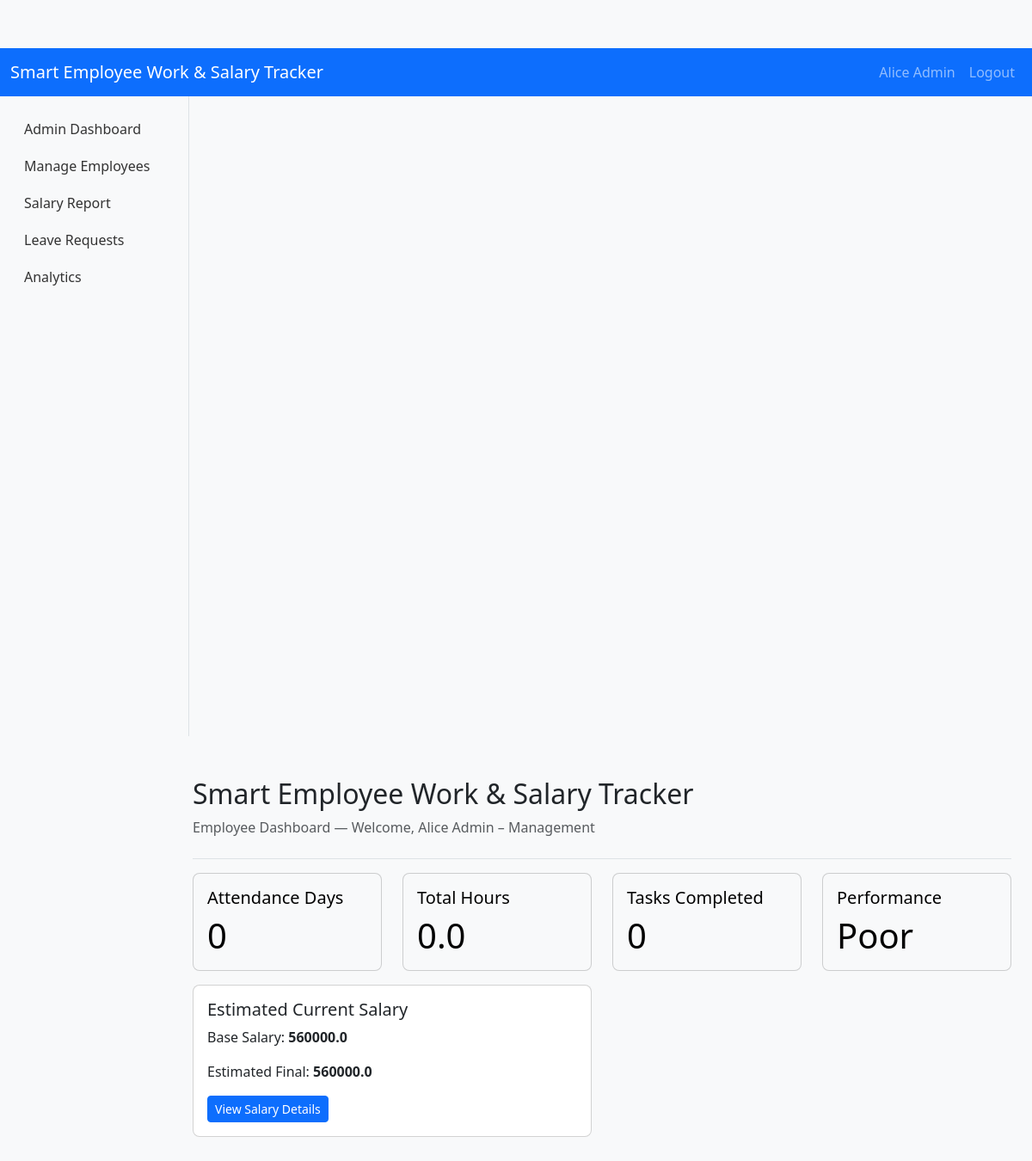
/dashboard (signed in), run on the app's committed database.
### tables this page shows
CREATE TABLE Employees (
        id INTEGER PRIMARY KEY AUTOINCREMENT,
        employee_id TEXT UNIQUE,
        name TEXT,
        email TEXT,
        password TEXT,
        department TEXT,
        role TEXT,
        base_salary REAL
    );

### app.py (the view)
@app.route('/dashboard')
@login_required
def dashboard():
    emp_id = current_user.employee_id
    rows = query_db('SELECT COUNT(DISTINCT date) AS days FROM Attendance WHERE employee_id = ?', (emp_id,), one=True)
    attendance_days = rows['days'] if rows else 0
    rows = query_db('SELECT SUM(total_hours) AS hours FROM Attendance WHERE employee_id = ?', (emp_id,), one=True)
    total_hours = rows['hours'] if rows and rows['hours'] else 0.0
    rows = query_db('SELECT SUM(tasks_completed) AS tasks FROM WorkLogs WHERE employee_id = ?', (emp_id,), one=True)
    tasks_completed = rows['tasks'] if rows and rows['tasks'] else 0
    performance = compute_performance_rating(tasks_completed)
    emp_row = query_db('SELECT base_salary, name, department FROM Employees WHERE employee_id = ?', (emp_id,), one=True)
    base_salary = emp_row['base_salary'] if emp_row else 0.0
    department = emp_row['department'] if emp_row else ''
    estimated_salary = base_salary + (attendance_days * ATTENDANCE_BONUS) + (tasks_completed * PERFORMANCE_BONUS)
    return render_template('dashboard.html',
                           name=current_user.name,
                           department=department,
                           attendance_days=attendance_days,
                           total_hours=total_hours,
                           tasks_completed=tasks_completed,
                           performance=performance,
                           estimated_salary=estimated_salary,
                           base_salary=base_salary)

### app.py (called while the page is built)
def get_db():
    db = getattr(g, '_database', None)
    if db is None:
        db = g._database = sqlite3.connect(DB_PATH)
        db.row_factory = sqlite3.Row
    return db

@app.teardown_appcontext
def close_connection(exception):
    db = getattr(g, '_database', None)
    if db is not None:
        db.close()

def query_db(query, args=(), one=False):
    cur = get_db().execute(query, args)
    rv = cur.fetchall()
    cur.close()
    return (rv[0] if rv else None) if one else rv

@login_manager.user_loader
def load_user(user_id):
    return User.get_by_id(user_id)

def compute_performance_rating(total_tasks):
    if total_tasks <= 10:
        return 'Poor'
    elif total_tasks <= 25:
        return 'Average'
    elif total_tasks <= 40:
        return 'Good'
    else:
        return 'Excellent'

    @staticmethod
    def get_by_id(id_):
        row = query_db('SELECT * FROM Employees WHERE id = ?', (id_,), one=True)
        if row:
            return User(row['id'], row['employee_id'], row['name'], row['email'], row['role'])
        return None

### templates/dashboard.html
{% extends 'base.html' %}
{% block content %}
<div class="pt-3 pb-2 mb-3 border-bottom">
  <h1 class="h2">Smart Employee Work & Salary Tracker</h1>
  <p class="text-muted">Employee Dashboard — Welcome, {{ name }} &ndash; {{ department }}</p>
</div>
<div class="row">
  <div class="col-md-3">
    <div class="card text-bg-light mb-3">
      <div class="card-body">
        <h5 class="card-title">Attendance Days</h5>
        <p class="card-text display-6">{{ attendance_days }}</p>
      </div>
    </div>
  </div>
  <div class="col-md-3">
    <div class="card text-bg-light mb-3">
      <div class="card-body">
        <h5 class="card-title">Total Hours</h5>
        <p class="card-text display-6">{{ total_hours }}</p>
      </div>
    </div>
  </div>
  <div class="col-md-3">
    <div class="card text-bg-light mb-3">
      <div class="card-body">
        <h5 class="card-title">Tasks Completed</h5>
        <p class="card-text display-6">{{ tasks_completed }}</p>
      </div>
    </div>
  </div>
  <div class="col-md-3">
    <div class="card text-bg-light mb-3">
      <div class="card-body">
        <h5 class="card-title">Performance</h5>
        <p class="card-text display-6">{{ performance }}</p>
      </div>
    </div>
  </div>
</div>
<div class="row">
  <div class="col-md-6">
    <div class="card mb-3">
      <div class="card-body">
        <h5 class="card-title">Estimated Current Salary</h5>
        <p class="card-text">Base Salary: <strong>{{ base_salary }}</strong></p>
        <p class="card-text">Estimated Final: <strong>{{ estimated_salary }}</strong></p>
        <a href="{{ url_for('salary') }}" class="btn btn-sm btn-primary">View Salary Details</a>
      </div>
    </div>
  </div>
</div>
{% endblock %}

### templates/base.html (shortened to what this page needs)
<!doctype html>
<html lang="en">
  <head>
    <link href="https://cdn.jsdelivr.net/npm/bootstrap@5.3.0/dist/css/bootstrap.min.css" rel="stylesheet">
    <link rel="stylesheet" href="/static/css/style.css">
  </head>
  <body>
    <nav class="navbar navbar-expand-lg navbar-dark bg-primary">
      <div class="container-fluid">
        <a class="navbar-brand" href="#">Smart Employee Work & Salary Tracker</a>
        <div class="collapse navbar-collapse" id="navbarSupportedContent">
          <ul class="navbar-nav ms-auto mb-2 mb-lg-0">
            {% if current_user.is_authenticated %}
            <li class="nav-item">
              <a class="nav-link" href="#">{{ current_user.name }}</a>
            </li>
            <li class="nav-item">
              <a class="nav-link" href="{{ url_for('logout') }}">Logout</a>
            </li>
            {% else %}
            <li class="nav-item">
              <a class="nav-link" href="{{ url_for('login') }}">Login</a>
            </li>
            {% endif %}
          </ul>
        </div>
      </div>
    </nav>
    <div class="container-fluid">
      <div class="row">
        <nav id="sidebar" class="col-md-2 d-none d-md-block bg-light sidebar">
          <div class="position-sticky">
            <ul class="nav flex-column sidebar-nav">
              {% if current_user.is_authenticated and current_user.role == 'Admin' %}
              <li class="nav-item"><a class="nav-link" href="{{ url_for('admin_dashboard') }}">Admin Dashboard</a></li>
              <li class="nav-item"><a class="nav-link" href="{{ url_for('employee_management') }}">Manage Employees</a></li>
              <li class="nav-item"><a class="nav-link" href="{{ url_for('salary_report') }}">Salary Report</a></li>
              <li class="nav-item"><a class="nav-link" href="{{ url_for('admin_leaves') }}">Leave Requests</a></li>
              <li class="nav-item"><a class="nav-link" href="{{ url_for('analytics') }}">Analytics</a></li>
              {% endif %}
            </ul>
          </div>
        </nav>
        <main class="col-md-9 ms-sm-auto col-lg-10 px-md-4">
          {% block content %}{% endblock %}
        </main>
      </div>
    </div>
  </body>
</html>

### static/css/style.css (style rules this page uses)
body { padding-top: 56px; background-color: #f8f9fa; }
#sidebar { height: 100vh; position: fixed; top: 56px; left: 0; padding-top: 1rem; border-right: 1px solid #dee2e6; }
.sidebar-nav a { padding: 0.6rem 1rem; display: block; color: #333; }
#sidebar { width: 220px; position: sticky; top: 56px; height: calc(100vh - 56px); overflow-y: auto; }
main { margin-left: 0; padding: 1rem; }
.card { border-radius: 8px; }

### data on the page
Employees: name "Alice Admin", department "Management", base_salary "560000.0"

### other printed values
{{ attendance_days }} "0"
{{ total_hours }} "0.0"
{{ tasks_completed }} "0"
{{ performance }} "Poor"
{{ estimated_salary }} "560000.0"
